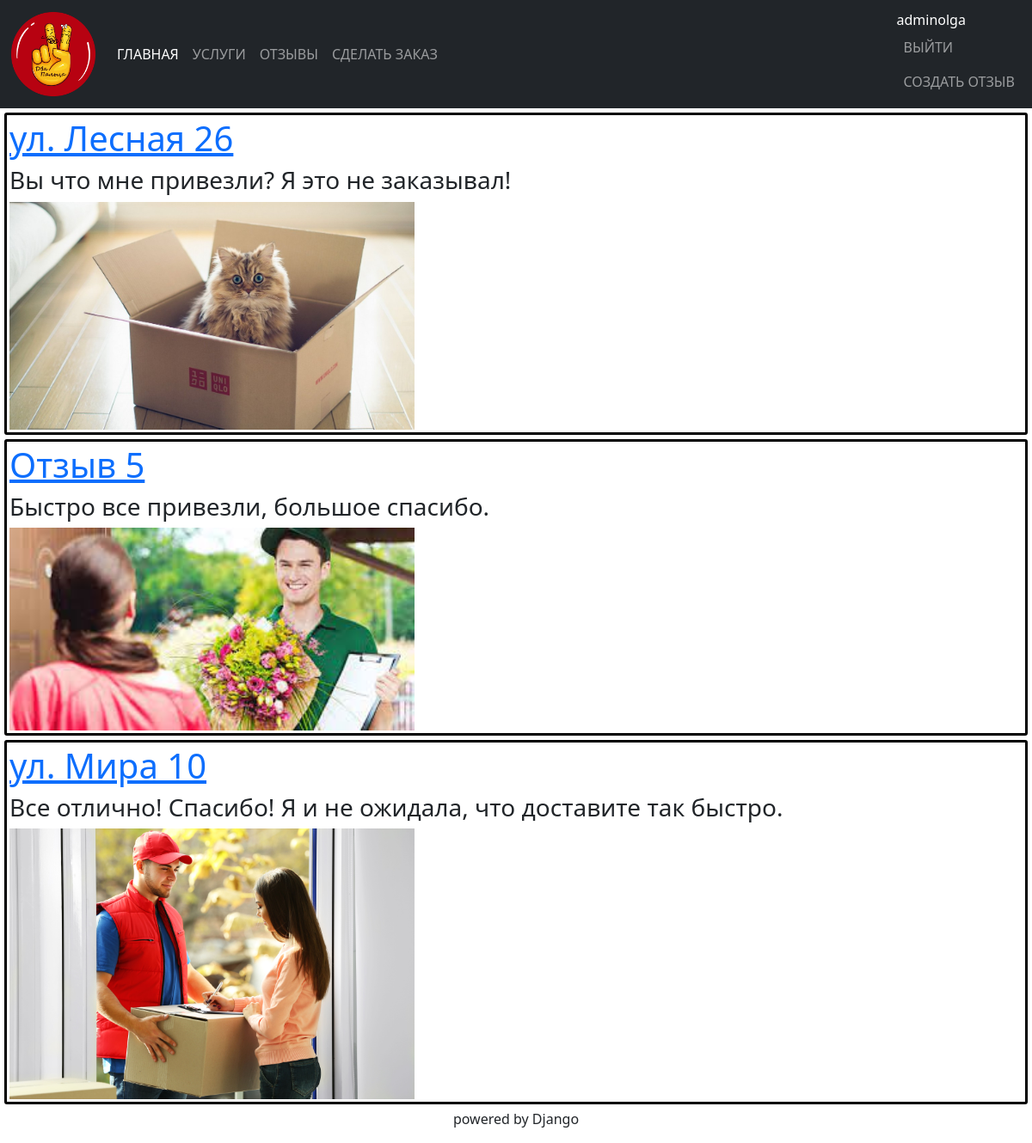
The page /comments/ (signed in) on the database its author committed.
### application/models.py (models this page shows)
class Comment(models.Model):  #наследование
    title = models.CharField(max_length=100, verbose_name='Комментарий')
    content = models.TextField(blank=False, verbose_name='Содержание комментария')
    image = models.ImageField(blank=True, upload_to='uploads', verbose_name='Фото') ## чтобы картинку вставлять не обязательно то blank=True
    date_of_creation = models.DateTimeField(verbose_name='Дата создания комментария')
    author = models.ForeignKey('Author', on_delete=models.CASCADE)

### application/views.py (the view)
# urls.py: path('comments/', app_views.comments, name='comments'),
def comments(request):  #все отзывы
    all_comments = Comment.objects.all().order_by('-date_of_creation')
    print('COMMENTS PAGE')
    return render(request, 'comments.html', {'comments': all_comments})

### application/templates/comments.html (shortened to what this page needs)
{% extends 'base.html' %}
{% block content %}
    {% for comment in comments %}
        <div class="order_description">
            <a href="{% url 'comment' comment.id %}">
                <h1>{{ comment.title }}</h1>
            </a>
            <h3>{{ comment.content }}</h3>
            {% if comment.image %}
                <img class="comment_image" src="{{ comment.image.url }}" />
            {% endif %}
        </div>
    {% endfor %}
{% endblock %}

### application/templates/base.html (shortened to what this page needs)
{% load static %}
<!DOCTYPE html>
<html lang="en">
<head>
    <link rel="stylesheet" href="{% static 'application/bootstrap-5.2.2-dist/bootstrap-5.2.2-dist/css/bootstrap.min.css' %}">
    <link rel="stylesheet" href="{% static 'application/css/style2.css' %}">
    <link rel="stylesheet" href="{% static 'application/css/fonts/stylesheet.css' %}">
</head>
<body>
    <nav class="navbar navbar-expand-lg sticky-top navbar-dark bg-dark">
        <div class="container-fluid">
            <a href="#" class="navbar-brand">
                <img src="{% static 'application/img/two_fingers.png' %}" id="Logo" alt="Logo"/>
            </a>
            <div class="collapse navbar-collapse" id="navbarSupportedContent">
                <ul class="navbar-nav me-auto mb-2 mb-lg-0">
                    <li class="nav-item active">
                        <a class="nav-link active" aria-current="page" href="{% url 'home' %}">ГЛАВНАЯ</a></li>
                    <li class="nav-item">
                        <a class="nav-link" href="{% url 'order' %}">УСЛУГИ</a></li>
                    <li class="nav-item">
                        <a class="nav-link" href="{% url 'comments' %}">ОТЗЫВЫ</a></li>
                    <li class="nav-item">
                        <a class="nav-link" data-bs-toggle="modal" data-bs-target="#Modal" href="{% url 'add_order' %}">СДЕЛАТЬ ЗАКАЗ</a></li>
                </ul>
            </div>
            <div>
                <ul class="navbar-nav" style="display: inline-flex; flex-direction: column;">
                    <li class="nav-item" style="color: white; padding-right: 10px;">
                    {% if user.is_authenticated %}
                            {{ user.get_username }}
                    </li>
                    <li class="nav-item"><a href="{% url 'logout' %}?next={{request.path}}" class="nav-link">ВЫЙТИ</a></li>
                    <li class="nav-item"><a href= "{% url 'add_comment' %}" class="nav-link">СОЗДАТЬ ОТЗЫВ</a></li>
                    {% else %}
                    <li class="nav-item"><a href="{% url 'login' %}?next={{request.path}}" class="nav-link">ВОЙТИ</a></li>
                    {% endif %}
                </ul>
            </div>
        </div>
    </nav>
    <div>
            {% block content %}
            {% endblock %}
    </div>
    <div class="main-structure center">
        <p>powered by Django</p>
    </div>
</body>
</html>

### application/static/application/css/style2.css (style rules this page uses)
.center { justify-content: center; align-content: center; align-self: center; text-align: center; }
.comment_image { width: 40%; }
#Logo { max-width: 100px; max-height: 100px; align-self: center; text-align: center; }
.order_description { min-height: 300px; justify-content: space-evenly; padding: 3px; border: 3px solid; border-radius: 3px; margin: 5px; border-color: black; }

### rows shown on the page
Comment: title "ул. Лесная 26", content "Вы что мне привезли? Я это не заказывал!", image (picture)
Comment: title "Отзыв 5", content "Быстро все привезли, большое спасибо.", image (picture)
Comment: title "ул. Мира 10", content "Все отлично! Спасибо! Я и не ожидала, что доставите так быстро.", image (picture)

### other values the page prints
{{ user.get_username }} "adminolga"
